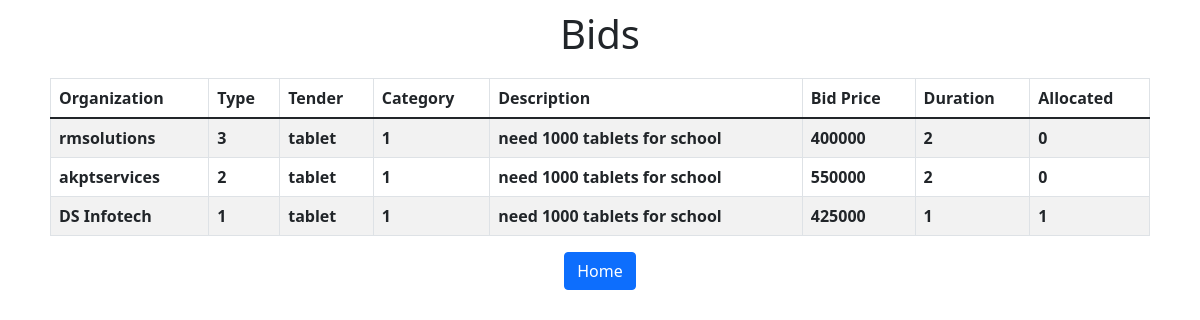
/showBids.php?tid=4, run on the app's committed database.
### tables this page shows
CREATE TABLE `organizationtb` (
  `orgId` int(11) NOT NULL,
  `gstno` int(11) NOT NULL,
  `orgName` varchar(255) NOT NULL,
  `orgEmail` varchar(255) NOT NULL,
  `orgType` varchar(255) NOT NULL,
  `projectExp` int(11) NOT NULL,
  `password` varchar(255) NOT NULL
);

CREATE TABLE `tendertb` (
  `tendId` int(11) NOT NULL,
  `tendName` varchar(255) NOT NULL,
  `category` varchar(255) NOT NULL,
  `price` float NOT NULL,
  `duration` int(11) NOT NULL,
  `description` varchar(255) NOT NULL,
  `s_date` date NOT NULL,
  `e_date` date NOT NULL
);

CREATE TABLE `bidtb` (
  `bidId` int(11) NOT NULL,
  `tendId` int(11) NOT NULL,
  `orgId` int(11) NOT NULL,
  `bidPrice` int(11) NOT NULL,
  `duration` int(11) NOT NULL,
  `isAllocate` int(11) NOT NULL
);

### showBids.php (the view, shortened to what this page needs)
<head>
    <link rel="stylesheet" href="style.css">
    <link href="https://cdn.jsdelivr.net/npm/bootstrap@5.1.3/dist/css/bootstrap.min.css" rel="stylesheet">
</head>
<div>
    <h1 style="text-align: center;
    padding-top: 10px;">Bids</h1>
    <div class="closeten">
        <table class="table table-striped table-bordered">
            <thead>
                <tr>
                    <th scope="col">Organization</th>
                    <th scope="col">Type</th>
                    <th scope="col">Tender</th>
                    <th scope="col">Category</th>
                    <th scope="col">Description</th>
                    <th scope="col">Bid Price</th>
                    <th scope="col">Duration</th>
                    <th scope="col">Allocated</th>
                </tr>
            </thead>
            <tbody>
                <?php
                include "connection.php";
                $tid = $_GET["tid"];
                $qry = "select orgName, orgType, tendName, category, description, bidPrice, b.duration, isAllocate from organizationtb o, tendertb t, bidtb b where b.orgid = o.orgid and t.tendid=$tid and b.tendid=$tid";
                $res = mysqli_query($con, $qry);
                while ($row = mysqli_fetch_array($res)) {
                ?>
                    <tr>
                        <th scope="row"><?php echo $row[0]; ?></th>
                        <th scope="row"><?php echo $row[1]; ?></th>
                        <th scope="row"><?php echo $row[2]; ?></th>
                        <th scope="row"><?php echo $row[3]; ?></th>
                        <th scope="row"><?php echo $row[4]; ?></th>
                        <th scope="row"><?php echo $row[5]; ?></th>
                        <th scope="row"><?php echo $row[6]; ?></th>
                        <th scope="row"><?php echo $row[7]; ?></th>
                    </tr>
                <?php } ?>
            </tbody>
        </table>
      <a class="btn btn-primary" href="gov.php">Home</a>
    </div>

### style.css (style rules this page uses)
* { margin: 0px; padding: 0px; }
.openten, .closeten { margin: 20px 50px 20px; text-align: center; }

### data on the page
organizationtb: orgName "rmsolutions", orgType "3", tendertb.tendName "tablet", tendertb.category "1", tendertb.description "need 1000 tablets for school", bidtb.bidPrice "400000", bidtb.duration "2", bidtb.isAllocate "0"
organizationtb: orgName "akptservices", orgType "2", tendertb.tendName "tablet", tendertb.category "1", tendertb.description "need 1000 tablets for school", bidtb.bidPrice "550000", bidtb.duration "2", bidtb.isAllocate "0"
organizationtb: orgName "DS Infotech", orgType "1", tendertb.tendName "tablet", tendertb.category "1", tendertb.description "need 1000 tablets for school", bidtb.bidPrice "425000", bidtb.duration "1", bidtb.isAllocate "1"
